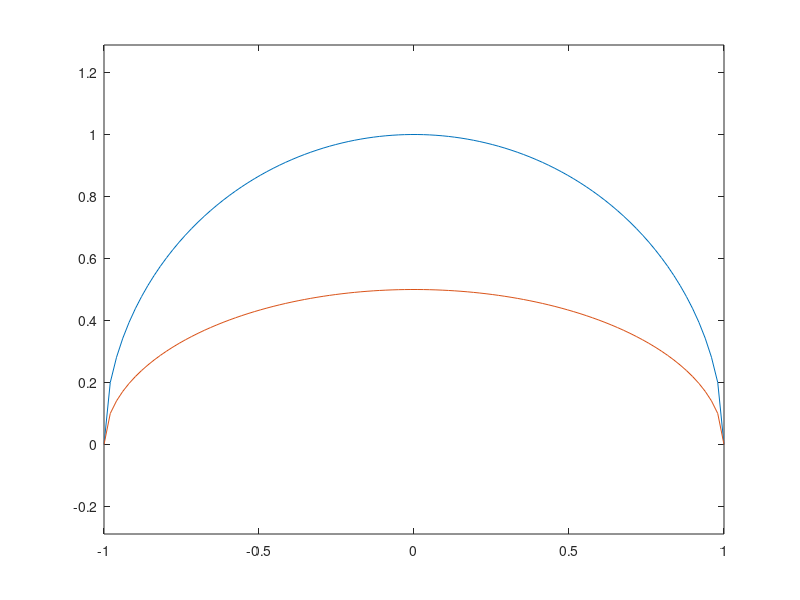

The MATLAB source for this figure:
x = linspace(-1,1,100);
y = sqrt(1-x.^2);
plot(x,y)
axis equal
hold on
y = sqrt(1-(x).^2)/2;
plot(x,y)
% syms x2 y2
% eqn = x2^2 + 2*x2*y2 + y2^2 == 1;
% solx = solve(eqn, y2)
